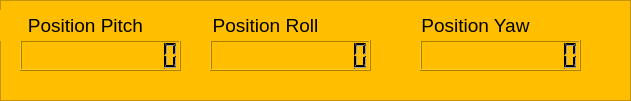
    <widget class="QFrame" name="frame_6">
     <property name="geometry">
      <rect>
       <x>80</x>
       <y>390</y>
       <width>631</width>
       <height>101</height>
      </rect>
     </property>
     <property name="styleSheet">
      <string notr="true">background-color: rgb(255, 191, 0);</string>
     </property>
     <property name="frameShape">
      <enum>QFrame::StyledPanel</enum>
     </property>
     <property name="frameShadow">
      <enum>QFrame::Raised</enum>
     </property>
     <widget class="QLCDNumber" name="position_pitch">
      <property name="geometry">
       <rect>
        <x>20</x>
        <y>40</y>
        <width>161</width>
        <height>31</height>
       </rect>
      </property>
      <property name="palette">
       <palette>
        <active>
         <colorrole role="WindowText">
          <brush brushstyle="SolidPattern">
           <color alpha="255">
            <red>0</red>
            <green>0</green>
            <blue>0</blue>
           </color>
          </brush>
         </colorrole>
         <colorrole role="Button">
          <brush brushstyle="SolidPattern">
           <color alpha="255">
            <red>255</red>
            <green>191</green>
            <blue>0</blue>
           </color>
          </brush>
         </colorrole>
         <colorrole role="Light">
          <brush brushstyle="SolidPattern">
           <color alpha="255">
            <red>0</red>
            <green>0</green>
            <blue>0</blue>
           </color>
          </brush>
         </colorrole>
         <colorrole role="Text">
          <brush brushstyle="SolidPattern">
           <color alpha="255">
            <red>0</red>
            <green>0</green>
            <blue>0</blue>
           </color>
          </brush>
         </colorrole>
         <colorrole role="ButtonText">
          <brush brushstyle="SolidPattern">
           <color alpha="255">
            <red>0</red>
            <green>0</green>
            <blue>0</blue>
           </color>
          </brush>
         </colorrole>
         <colorrole role="Base">
          <brush brushstyle="SolidPattern">
           <color alpha="255">
            <red>255</red>
            <green>191</green>
            <blue>0</blue>
           </color>
          </brush>
         </colorrole>
         <colorrole role="Window">
          <brush brushstyle="SolidPattern">
           <color alpha="255">
            <red>255</red>
            <green>191</green>
            <blue>0</blue>
           </color>
          </brush>
         </colorrole>
        </active>
        <inactive>
         <colorrole role="WindowText">
          <brush brushstyle="SolidPattern">
           <color alpha="255">
            <red>0</red>
            <green>0</green>
            <blue>0</blue>
           </color>
          </brush>
         </colorrole>
         <colorrole role="Button">
          <brush brushstyle="SolidPattern">
           <color alpha="255">
            <red>255</red>
            <green>191</green>
            <blue>0</blue>
           </color>
          </brush>
         </colorrole>
         <colorrole role="Light">
          <brush brushstyle="SolidPattern">
           <color alpha="255">
            <red>0</red>
            <green>0</green>
            <blue>0</blue>
           </color>
          </brush>
         </colorrole>
         <colorrole role="Text">
          <brush brushstyle="SolidPattern">
           <color alpha="255">
            <red>0</red>
            <green>0</green>
            <blue>0</blue>
           </color>
          </brush>
         </colorrole>
         <colorrole role="ButtonText">
          <brush brushstyle="SolidPattern">
           <color alpha="255">
            <red>0</red>
            <green>0</green>
            <blue>0</blue>
           </color>
          </brush>
         </colorrole>
         <colorrole role="Base">
          <brush brushstyle="SolidPattern">
           <color alpha="255">
            <red>255</red>
            <green>191</green>
            <blue>0</blue>
           </color>
          </brush>
         </colorrole>
         <colorrole role="Window">
          <brush brushstyle="SolidPattern">
           <color alpha="255">
            <red>255</red>
            <green>191</green>
            <blue>0</blue>
           </color>
          </brush>
         </colorrole>
        </inactive>
        <disabled>
         <colorrole role="WindowText">
          <brush brushstyle="SolidPattern">
           <color alpha="255">
            <red>0</red>
            <green>0</green>
            <blue>0</blue>
           </color>
          </brush>
         </colorrole>
         <colorrole role="Button">
          <brush brushstyle="SolidPattern">
           <color alpha="255">
            <red>255</red>
            <green>191</green>
            <blue>0</blue>
           </color>
          </brush>
         </colorrole>
         <colorrole role="Light">
          <brush brushstyle="SolidPattern">
           <color alpha="255">
            <red>0</red>
            <green>0</green>
            <blue>0</blue>
           </color>
          </brush>
         </colorrole>
         <colorrole role="Text">
          <brush brushstyle="SolidPattern">
           <color alpha="255">
            <red>0</red>
            <green>0</green>
            <blue>0</blue>
           </color>
          </brush>
         </colorrole>
         <colorrole role="ButtonText">
          <brush brushstyle="SolidPattern">
           <color alpha="255">
            <red>0</red>
            <green>0</green>
            <blue>0</blue>
           </color>
          </brush>
         </colorrole>
         <colorrole role="Base">
          <brush brushstyle="SolidPattern">
           <color alpha="255">
            <red>255</red>
            <green>191</green>
            <blue>0</blue>
           </color>
          </brush>
         </colorrole>
         <colorrole role="Window">
          <brush brushstyle="SolidPattern">
           <color alpha="255">
            <red>255</red>
            <green>191</green>
            <blue>0</blue>
           </color>
          </brush>
         </colorrole>
        </disabled>
       </palette>
      </property>
      <property name="font">
       <font>
        <family>Georgia</family>
        <pointsize>8</pointsize>
        <weight>50</weight>
        <italic>false</italic>
        <bold>false</bold>
       </font>
      </property>
      <property name="layoutDirection">
       <enum>Qt::LeftToRight</enum>
      </property>
      <property name="styleSheet">
       <string notr="true"/>
      </property>
      <property name="digitCount">
       <number>11</number>
      </property>
     </widget>
     <widget class="QLabel" name="label_13">
      <property name="geometry">
       <rect>
        <x>-10</x>
        <y>10</y>
        <width>191</width>
        <height>31</height>
       </rect>
      </property>
      <property name="toolTipDuration">
       <number>-1</number>
      </property>
      <property name="text">
       <string>&lt;html&gt;&lt;head/&gt;&lt;body&gt;&lt;p&gt;&lt;span style=&quot; font-size:14pt;&quot;&gt;Position Pitch&lt;/span&gt;&lt;/p&gt;&lt;/body&gt;&lt;/html&gt;</string>
      </property>
      <property name="alignment">
       <set>Qt::AlignCenter</set>
      </property>
      <property name="wordWrap">
       <bool>true</bool>
      </property>
      <property name="textInteractionFlags">
       <set>Qt::NoTextInteraction</set>
      </property>
     </widget>
     <widget class="QLCDNumber" name="position_roll">
      <property name="geometry">
       <rect>
        <x>210</x>
        <y>40</y>
        <width>161</width>
        <height>31</height>
       </rect>
      </property>
      <property name="palette">
       <palette>
        <active>
         <colorrole role="WindowText">
          <brush brushstyle="SolidPattern">
           <color alpha="255">
            <red>0</red>
            <green>0</green>
            <blue>0</blue>
           </color>
          </brush>
         </colorrole>
         <colorrole role="Button">
          <brush brushstyle="SolidPattern">
           <color alpha="255">
            <red>255</red>
            <green>191</green>
            <blue>0</blue>
           </color>
          </brush>
         </colorrole>
         <colorrole role="Light">
          <brush brushstyle="SolidPattern">
           <color alpha="255">
            <red>0</red>
            <green>0</green>
            <blue>0</blue>
           </color>
          </brush>
         </colorrole>
         <colorrole role="Text">
          <brush brushstyle="SolidPattern">
           <color alpha="255">
            <red>0</red>
            <green>0</green>
            <blue>0</blue>
           </color>
          </brush>
         </colorrole>
         <colorrole role="ButtonText">
          <brush brushstyle="SolidPattern">
           <color alpha="255">
            <red>0</red>
            <green>0</green>
            <blue>0</blue>
           </color>
          </brush>
         </colorrole>
         <colorrole role="Base">
          <brush brushstyle="SolidPattern">
           <color alpha="255">
            <red>255</red>
            <green>191</green>
            <blue>0</blue>
           </color>
          </brush>
         </colorrole>
         <colorrole role="Window">
          <brush brushstyle="SolidPattern">
           <color alpha="255">
            <red>255</red>
            <green>191</green>
            <blue>0</blue>
           </color>
          </brush>
         </colorrole>
        </active>
        <inactive>
         <colorrole role="WindowText">
          <brush brushstyle="SolidPattern">
           <color alpha="255">
            <red>0</red>
            <green>0</green>
            <blue>0</blue>
           </color>
          </brush>
         </colorrole>
         <colorrole role="Button">
          <brush brushstyle="SolidPattern">
           <color alpha="255">
            <red>255</red>
            <green>191</green>
            <blue>0</blue>
           </color>
          </brush>
         </colorrole>
         <colorrole role="Light">
          <brush brushstyle="SolidPattern">
           <color alpha="255">
            <red>0</red>
            <green>0</green>
            <blue>0</blue>
           </color>
          </brush>
         </colorrole>
         <colorrole role="Text">
          <brush brushstyle="SolidPattern">
           <color alpha="255">
            <red>0</red>
            <green>0</green>
            <blue>0</blue>
           </color>
          </brush>
         </colorrole>
         <colorrole role="ButtonText">
          <brush brushstyle="SolidPattern">
           <color alpha="255">
            <red>0</red>
            <green>0</green>
            <blue>0</blue>
           </color>
          </brush>
         </colorrole>
         <colorrole role="Base">
          <brush brushstyle="SolidPattern">
           <color alpha="255">
            <red>255</red>
            <green>191</green>
            <blue>0</blue>
           </color>
          </brush>
         </colorrole>
         <colorrole role="Window">
          <brush brushstyle="SolidPattern">
           <color alpha="255">
            <red>255</red>
            <green>191</green>
            <blue>0</blue>
           </color>
          </brush>
         </colorrole>
        </inactive>
        <disabled>
         <colorrole role="WindowText">
          <brush brushstyle="SolidPattern">
           <color alpha="255">
            <red>0</red>
            <green>0</green>
            <blue>0</blue>
           </color>
          </brush>
         </colorrole>
         <colorrole role="Button">
          <brush brushstyle="SolidPattern">
           <color alpha="255">
            <red>255</red>
            <green>191</green>
            <blue>0</blue>
           </color>
          </brush>
         </colorrole>
         <colorrole role="Light">
          <brush brushstyle="SolidPattern">
           <color alpha="255">
            <red>0</red>
            <green>0</green>
            <blue>0</blue>
           </color>
          </brush>
         </colorrole>
         <colorrole role="Text">
          <brush brushstyle="SolidPattern">
           <color alpha="255">
            <red>0</red>
            <green>0</green>
            <blue>0</blue>
           </color>
          </brush>
         </colorrole>
         <colorrole role="ButtonText">
          <brush brushstyle="SolidPattern">
           <color alpha="255">
            <red>0</red>
            <green>0</green>
            <blue>0</blue>
           </color>
          </brush>
         </colorrole>
         <colorrole role="Base">
          <brush brushstyle="SolidPattern">
           <color alpha="255">
            <red>255</red>
            <green>191</green>
            <blue>0</blue>
           </color>
          </brush>
         </colorrole>
         <colorrole role="Window">
          <brush brushstyle="SolidPattern">
           <color alpha="255">
            <red>255</red>
            <green>191</green>
            <blue>0</blue>
           </color>
          </brush>
         </colorrole>
        </disabled>
       </palette>
      </property>
      <property name="font">
       <font>
        <family>Georgia</family>
        <pointsize>8</pointsize>
        <weight>50</weight>
        <italic>false</italic>
        <bold>false</bold>
       </font>
      </property>
      <property name="layoutDirection">
       <enum>Qt::LeftToRight</enum>
      </property>
      <property name="digitCount">
       <number>11</number>
      </property>
     </widget>
     <widget class="QLabel" name="label_14">
      <property name="geometry">
       <rect>
        <x>170</x>
        <y>10</y>
        <width>191</width>
        <height>31</height>
       </rect>
      </property>
      <property name="toolTipDuration">
       <number>-1</number>
      </property>
      <property name="text">
       <string>&lt;html&gt;&lt;head/&gt;&lt;body&gt;&lt;p&gt;&lt;span style=&quot; font-size:14pt;&quot;&gt;Position Roll&lt;/span&gt;&lt;/p&gt;&lt;/body&gt;&lt;/html&gt;</string>
      </property>
      <property name="alignment">
       <set>Qt::AlignCenter</set>
      </property>
      <property name="textInteractionFlags">
       <set>Qt::NoTextInteraction</set>
      </property>
     </widget>
     <widget class="QLCDNumber" name="position_yaw">
      <property name="geometry">
       <rect>
        <x>420</x>
        <y>40</y>
        <width>161</width>
        <height>31</height>
       </rect>
      </property>
      <property name="palette">
       <palette>
        <active>
         <colorrole role="WindowText">
          <brush brushstyle="SolidPattern">
           <color alpha="255">
            <red>0</red>
            <green>0</green>
            <blue>0</blue>
           </color>
          </brush>
         </colorrole>
         <colorrole role="Button">
          <brush brushstyle="SolidPattern">
           <color alpha="255">
            <red>255</red>
            <green>191</green>
            <blue>0</blue>
           </color>
          </brush>
         </colorrole>
         <colorrole role="Light">
          <brush brushstyle="SolidPattern">
           <color alpha="255">
            <red>0</red>
            <green>0</green>
            <blue>0</blue>
           </color>
          </brush>
         </colorrole>
         <colorrole role="Text">
          <brush brushstyle="SolidPattern">
           <color alpha="255">
            <red>0</red>
            <green>0</green>
            <blue>0</blue>
           </color>
          </brush>
         </colorrole>
         <colorrole role="ButtonText">
          <brush brushstyle="SolidPattern">
           <color alpha="255">
            <red>0</red>
            <green>0</green>
            <blue>0</blue>
           </color>
          </brush>
         </colorrole>
         <colorrole role="Base">
          <brush brushstyle="SolidPattern">
           <color alpha="255">
            <red>255</red>
            <green>191</green>
            <blue>0</blue>
           </color>
          </brush>
         </colorrole>
         <colorrole role="Window">
          <brush brushstyle="SolidPattern">
           <color alpha="255">
            <red>255</red>
            <green>191</green>
            <blue>0</blue>
           </color>
          </brush>
         </colorrole>
        </active>
        <inactive>
         <colorrole role="WindowText">
          <brush brushstyle="SolidPattern">
           <color alpha="255">
            <red>0</red>
            <green>0</green>
            <blue>0</blue>
           </color>
          </brush>
         </colorrole>
         <colorrole role="Button">
          <brush brushstyle="SolidPattern">
           <color alpha="255">
            <red>255</red>
            <green>191</green>
            <blue>0</blue>
           </color>
          </brush>
         </colorrole>
         <colorrole role="Light">
          <brush brushstyle="SolidPattern">
           <color alpha="255">
            <red>0</red>
            <green>0</green>
            <blue>0</blue>
           </color>
          </brush>
         </colorrole>
         <colorrole role="Text">
          <brush brushstyle="SolidPattern">
           <color alpha="255">
            <red>0</red>
            <green>0</green>
            <blue>0</blue>
           </color>
          </brush>
         </colorrole>
         <colorrole role="ButtonText">
          <brush brushstyle="SolidPattern">
           <color alpha="255">
            <red>0</red>
            <green>0</green>
            <blue>0</blue>
           </color>
          </brush>
         </colorrole>
         <colorrole role="Base">
          <brush brushstyle="SolidPattern">
           <color alpha="255">
            <red>255</red>
            <green>191</green>
            <blue>0</blue>
           </color>
          </brush>
         </colorrole>
         <colorrole role="Window">
          <brush brushstyle="SolidPattern">
           <color alpha="255">
            <red>255</red>
            <green>191</green>
            <blue>0</blue>
           </color>
          </brush>
         </colorrole>
        </inactive>
        <disabled>
         <colorrole role="WindowText">
          <brush brushstyle="SolidPattern">
           <color alpha="255">
            <red>0</red>
            <green>0</green>
            <blue>0</blue>
           </color>
          </brush>
         </colorrole>
         <colorrole role="Button">
          <brush brushstyle="SolidPattern">
           <color alpha="255">
            <red>255</red>
            <green>191</green>
            <blue>0</blue>
           </color>
          </brush>
         </colorrole>
         <colorrole role="Light">
          <brush brushstyle="SolidPattern">
           <color alpha="255">
            <red>0</red>
            <green>0</green>
            <blue>0</blue>
           </color>
          </brush>
         </colorrole>
         <colorrole role="Text">
          <brush brushstyle="SolidPattern">
           <color alpha="255">
            <red>0</red>
            <green>0</green>
            <blue>0</blue>
           </color>
          </brush>
         </colorrole>
         <colorrole role="ButtonText">
          <brush brushstyle="SolidPattern">
           <color alpha="255">
            <red>0</red>
            <green>0</green>
            <blue>0</blue>
           </color>
          </brush>
         </colorrole>
         <colorrole role="Base">
          <brush brushstyle="SolidPattern">
           <color alpha="255">
            <red>255</red>
            <green>191</green>
            <blue>0</blue>
           </color>
          </brush>
         </colorrole>
         <colorrole role="Window">
          <brush brushstyle="SolidPattern">
           <color alpha="255">
            <red>255</red>
            <green>191</green>
            <blue>0</blue>
           </color>
          </brush>
         </colorrole>
        </disabled>
       </palette>
      </property>
      <property name="font">
       <font>
        <family>Georgia</family>
        <pointsize>8</pointsize>
        <weight>50</weight>
        <italic>false</italic>
        <bold>false</bold>
       </font>
      </property>
      <property name="layoutDirection">
       <enum>Qt::LeftToRight</enum>
      </property>
      <property name="digitCount">
       <number>11</number>
      </property>
     </widget>
     <widget class="QLabel" name="label_15">
      <property name="geometry">
       <rect>
        <x>380</x>
        <y>10</y>
        <width>191</width>
        <height>31</height>
       </rect>
      </property>
      <property name="toolTipDuration">
       <number>-1</number>
      </property>
      <property name="text">
       <string>&lt;html&gt;&lt;head/&gt;&lt;body&gt;&lt;p&gt;&lt;span style=&quot; font-size:14pt;&quot;&gt;Position Yaw&lt;/span&gt;&lt;/p&gt;&lt;/body&gt;&lt;/html&gt;</string>
      </property>
      <property name="alignment">
       <set>Qt::AlignCenter</set>
      </property>
      <property name="wordWrap">
       <bool>true</bool>
      </property>
      <property name="textInteractionFlags">
       <set>Qt::NoTextInteraction</set>
      </property>
     </widget>
    </widget>
